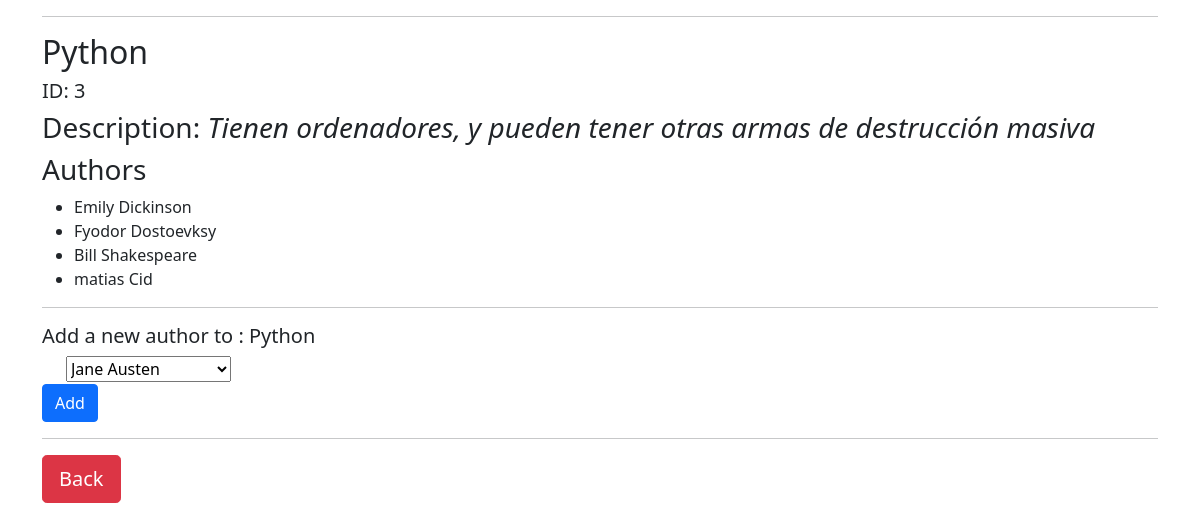
Page /book/3 on the committed database.
### books_authors_app/models.py (models this page shows)
class Book(models.Model):
    title = models.CharField(max_length=255)
    description = models.TextField()
    created_at = models.DateTimeField(auto_now_add=True)
    updated_at = models.DateTimeField(auto_now=True)

class Publisher(models.Model):
    first_name = models.CharField(max_length=255)
    last_name = models.CharField(max_length=255)
    notas = models.TextField(null=True)
    books = models.ManyToManyField(Book, related_name="publishers")
    created_at = models.DateTimeField(auto_now_add=True)
    updated_at = models.DateTimeField(auto_now=True)

### books_authors_app/views.py (the view)
# urls.py: path('book/<int:num>', views.book),
def book(request, num):
    book= Book.objects.get(id=num)
    context={
        'book': book,
        'authors': book.publishers.all(),
        'allauthors': Publisher.objects.all()
    }
    return render(request,'libro.html', context)

### books_authors_app/templates/libro.html (shortened to what this page needs)
<!DOCTYPE html>
<html lang="en">
    <head>
        <link href="https://cdn.jsdelivr.net/npm/bootstrap@5.0.1/dist/css/bootstrap.min.css" rel="stylesheet"
>
    </head>
    <body>
        <div class="container">
            <hr>
            <h2>{{ book.title }}</h2>
            <h5>ID: {{ book.id }}</h5>
            <h3>Description: <i> {{ book.description }} </i>  </h3>
            <h3>Authors</h3>
            <ul>
                {% for author in authors %}
                <li>{{ author.first_name }} {{ author.last_name }}</li>
                {% endfor %}
            </ul>
            <hr>
            <form action="/books/{{ book.id }}" method="post">
                <h5>Add a new author to : {{ book.title }} </h5>
                <div class="form-check">
                    <select name="addauthor" id="addauthor">
                        {% for author in allauthors %}
                        <option value="{{author.id}}">{{ author.first_name }} {{ author.last_name }}</option>
                        {% endfor %}
                    </select>
                </div>
                <button type="submit" class="btn btn-primary">Add</button>
                <hr>
                <div><a href="/books"><button type="button" class="btn btn-danger btn-lg">Back</button></a></div>
        </div>
    </body>
</html>

### rows in the picture
Book: title "Python", id "3", description "Tienen ordenadores, y pueden tener otras armas de destrucción masiva"
Publisher: first_name "Emily", last_name "Dickinson"
Publisher: first_name "Fyodor", last_name "Dostoevksy"
Publisher: first_name "Bill", last_name "Shakespeare"
Publisher: first_name "matias", last_name "Cid"

### other values in the picture
form field addauthor "Jane Austen"
